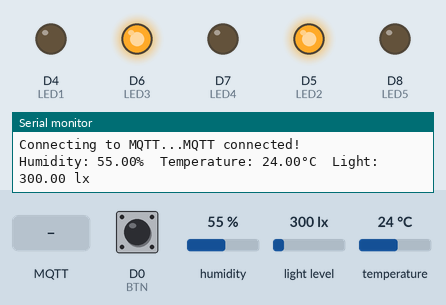
Recording of a sketch running on a simulated ESP8266 (Wemos D1 mini). Shown: output pins drawn as LEDs (lit = HIGH), the last lines printed to the serial monitor. The test bench sets the inputs (shaded band); at power-on: humidity 55 %, light level 300 lx, D0 (BTN) HIGH, temperature 24 °C. WiFi joins after 1.5 s; servers stay silent unless stated; no MQTT or app messages arrive unless stated.

Above: at 2.7 s.
2.8 s: MQTT message "wemos/led" arrives on the first subscribed topic
At 6.2 s:
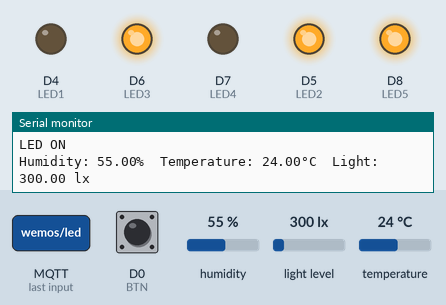
10.4 s: humidity set to 58 %
12.6 s: humidity set to 62 %
At 15.0 s:
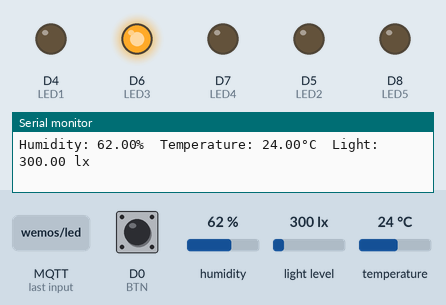
18.6 s: MQTT message "ON" arrives on the first subscribed topic
At 21.7 s:
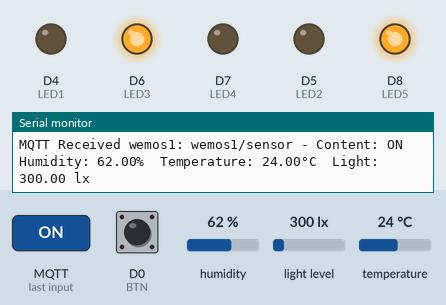
22.1 s: light level set to 54 lx
25.1 s: light level set to 47 lx
At 28.0 s:
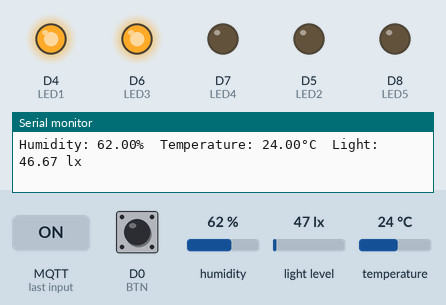
Timing chart, 0 to 31.2 s (numbered marks = the images above; inputs shaded):
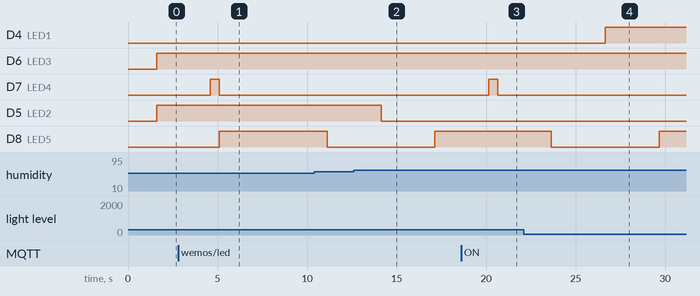

The sketch:

Task2_1.2.ino
```cpp
#include <ESP8266WiFi.h>
#include <PubSubClient.h>
#include <DHT.h>
#include <BH1750.h>
#include <Wire.h>

#define LED1 D4
#define LED2 D5
#define LED3 D6
#define LED4 D7

#define DHTPIN D3
#define DHTTYPE DHT22

#define BTN D0
#define LED5 D8

bool ledState = false;  // Trạng thái LED
bool buttonPressed = false;
unsigned long buttonPressTime = 0;  // Lưu thời điểm bắt đầu nhấn
const long holdTime = 3000;

const char* ssid = "WemosTest";
const char* password = "01072003";

const char* mqtt_server = "192.168.43.143";
const int mqtt_port = 1883;

const char* mqtt_client_id = "wemos_d2";

WiFiClient espClient;
PubSubClient client(espClient);
DHT dht(DHTPIN, DHTTYPE);
BH1750 lightMeter;

void setup_wifi() {
    delay(10);
    Serial.print("Connecting WiFi...");
    WiFi.begin(ssid, password);

    while (WiFi.status() != WL_CONNECTED) {
        delay(500);
        Serial.print(".");
    }

    Serial.println("\nWiFi connected!");
    Serial.print("IP: ");
    Serial.println(WiFi.localIP());
}

void callback(char* topic, byte* payload, unsigned int length) {
    String message;
    for (int i = 0; i < length; i++) {
        message += (char)payload[i];
    }

    Serial.print("MQTT Received wemos1: ");
    Serial.print(topic);
    Serial.print(" - Content: ");
    Serial.println(message);

    // // Đèn vàng sáng khi có gói tin gửi tới
    digitalWrite(LED4, HIGH);
    delay(500);
    digitalWrite(LED4, LOW);

    // Xử lý MQTT để bật/tắt LED từ xa
    if (String(topic) == "wemos/led") {
        if (message == "ON") {
            digitalWrite(LED5, HIGH);
            ledState = true;
        } else if (message == "OFF") {
            digitalWrite(LED5, LOW);
            ledState = false;
        }
    }
}

void reconnect() {
    while (!client.connected()) {
        Serial.print("Connecting to MQTT...");
        if (client.connect(mqtt_client_id)) {
            Serial.println("MQTT connected!");
            client.subscribe("wemos1/sensor");
            client.subscribe("wemos/led");
        } else {
            Serial.print("Failed, error code: ");
            Serial.print(client.state());
            Serial.println(" Try again in 5 seconds.");
            delay(5000);
        }
    }
}

void setup() {
    Serial.begin(9600);
    setup_wifi();

    client.setServer(mqtt_server, mqtt_port);
    client.setCallback(callback);

    pinMode(LED1, OUTPUT);
    pinMode(LED2, OUTPUT);
    pinMode(LED3, OUTPUT);
    pinMode(LED4, OUTPUT);
    pinMode(LED5, OUTPUT);
    pinMode(BTN, INPUT_PULLUP);

    dht.begin();
    Wire.begin(D2, D1);
    lightMeter.begin();

    Serial.println(F("BH1750 Test begin"));
}

void loop() {

    if (!client.connected()) {
        reconnect();
    }
    client.loop();

    bool buttonState = digitalRead(BTN);
    if (buttonState == HIGH) {
        if (!buttonPressed) {
            buttonPressed = true;
            buttonPressTime = millis();
        }
        // Nếu giữ nút >= 1 giây thì đổi trạng thái LED
        else if (millis() - buttonPressTime >= holdTime) {
            ledState = !ledState;
            digitalWrite(LED5, ledState ? HIGH : LOW);
            Serial.print("LED ");
            Serial.println(ledState ? "ON" : "OFF");
            client.publish("wemos/led", ledState ? "ON" : "OFF");
            buttonPressed = false;
        }
    }
    else {
        buttonPressed = false;
    }


    float h = dht.readHumidity();
    float t = dht.readTemperature();
    float lux = lightMeter.readLightLevel();

    // float h = 60;
    // float t = 60;
    // float lux = 60;

    Serial.print(F("Humidity: "));
    Serial.print(h);
    Serial.print(F("%  Temperature: "));
    Serial.print(t);
    Serial.print("°C  Light: ");
    Serial.print(lux);
    Serial.println(" lx");

    digitalWrite(LED1, LOW);
    digitalWrite(LED2, HIGH);
    digitalWrite(LED3, LOW);

    if (lux <= 50) {
        digitalWrite(LED1, HIGH);
    }
    if (h >= 60 && h <= 70 && t >= 23 && t <= 28) {
        digitalWrite(LED2, LOW);
    }

    // Gửi dữ liệu cảm biến lên MQTT
    char payload[50];
    sprintf(payload, "{\"humidity\": %.2f, \"temperature\": %.2f, \"light\": %.2f}", h, t, lux);
    client.publish("wemos2/sensor", payload);

    digitalWrite(LED3, HIGH);

    delay(3000);
}
```

Measured:
- the behaviour switches between 59 and 60 % on humidity (found by bisection; images 1 and 2)
- the behaviour switches between 51 and 50 lx on light level (found by bisection; images 3 and 4)
- after the input at 2.8 s, D7 (LED4): LOW → HIGH after 1.8 s, → LOW 0.50 s later; D8 (LED5): LOW → HIGH after 2.3 s instead of 1.8 s
- after the input at 12.6 s, D5 (LED2): HIGH → LOW after 1.5 s
- after the input at 18.6 s, D7 (LED4): LOW → HIGH after 1.5 s, → LOW 0.50 s later
- after the input at 25.1 s, D4 (LED1): LOW → HIGH after 1.6 s
